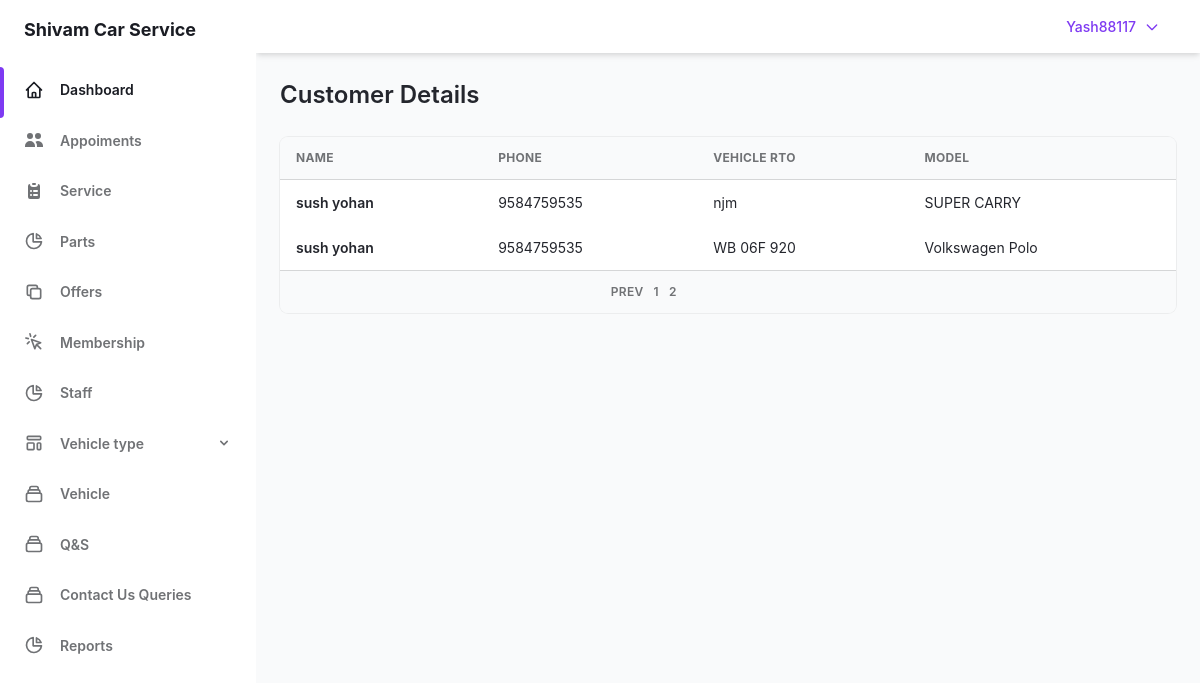
Screenshot of /admin/Customer-details.php?page=2 (signed in) with the database file from the repository.
### tables this page shows
CREATE TABLE `user` (
  `user_id` int(5) NOT NULL,
  `user_name` varchar(30) NOT NULL,
  `user_pass` varchar(40) NOT NULL,
  `user_email` varchar(50) NOT NULL,
  `user_add` varchar(255) NOT NULL,
  `user_phone` bigint(10) DEFAULT NULL,
  `user_sec_ques` varchar(50) NOT NULL,
  `user_sec_ans` varchar(20) NOT NULL,
  `companycompany_id` int(5) NOT NULL,
  `otp` int(5) DEFAULT NULL
);

CREATE TABLE `vehicle` (
  `rto_number` varchar(12) NOT NULL,
  `customer_id` int(5) NOT NULL,
  `chassis_no` varchar(20) NOT NULL,
  `veh_color_id` int(2) NOT NULL,
  `modelcar_model_id` int(2) NOT NULL
);

CREATE TABLE `model` (
  `car_model_id` int(2) NOT NULL,
  `model_name` varchar(100) NOT NULL,
  `Makermaker_id` int(2) NOT NULL
);

### admin/Customer-details.php (the view, shortened to what this page needs)
<?php require "sidebar.php" ;
require "../lockscreen/connection.php";
   ?>
<main class="h-full overflow-y-auto">
  <div class="container grid px-6 mx-auto">
    <h2 class="my-6 text-2xl font-semibold text-gray-700 dark:text-gray-200">
      Customer Details
    </h2>
    <div class="w-full mb-8 overflow-hidden rounded-lg shadow-xs">
      <div class="w-full overflow-x-auto">
        <?php
               $limit = 10;
               if(isset($_GET['page'])){
                 $page = $_GET['page'];
               }else{
                 $page = 1;
               }
               $offset = ($page - 1) * $limit;
               $sql = "SELECT USER.user_name, USER.user_phone,vehicle.rto_number,vehicle.chassis_no,
               model.model_name,model.model_name FROM USER JOIN customer ON customer.Useruser_id = USER.user_id
               JOIN vehicle ON vehicle.customer_id = customer.customer_id
               JOIN model ON vehicle.modelcar_model_id = model.car_model_id LIMIT  {$offset},{$limit}"  ;
                $res = mysqli_query($con , $sql)  or die("quary failed");
                if(mysqli_num_rows($res)> 0)
                {
                ?>
              <table class="w-full whitespace-no-wrap">
                <thead>
                  <tr class="text-xs font-semibold tracking-wide text-left text-gray-500 uppercase border-b dark:border-gray-700 bg-gray-50 dark:text-gray-400 dark:bg-gray-800">
                    <th class="px-4 py-3">Name</th>
                    <th class="px-4 py-3">Phone</th>
                    <th class="px-4 py-3">Vehicle RTO</th>
                    <th class="px-4 py-3">Model</th>
                  </tr>
                </thead>
                <?php
                    while($row =  mysqli_fetch_array($res))
                    {
                  ?>
                <tbody class="bg-white divide-y dark:divide-gray-700 dark:bg-gray-800">
                  <tr class="text-gray-700 dark:text-gray-400">
                    <td class="px-4 py-3">
                      <div class="flex items-center text-sm">
                        <div>
                          <p class="font-semibold">
                          <?php echo $row['user_name'];?>
                        </p>
                      </div>
                    </div>
                  </td>
                  <td class="px-4 py-3 text-sm">
                    <?php echo $row['user_phone'];?>
                  </td>
                    <td class="px-4 py-3 text-sm">
                      <?php echo $row['rto_number'];?>
                    </td>
                    <td class="px-4 py-3 text-sm">
                      <?php echo $row['model_name'];?>
                    </td>
                  </tr>
                </tbody>
                <?php
               }
                ?>
              </table>
            <?php }?>
      <div class="grid px-4 py-3 text-xs font-semibold tracking-wide text-gray-500 uppercase border-t dark:border-gray-700 bg-gray-50 sm:grid-cols-9 dark:text-gray-400 dark:bg-gray-800">
<span class="flex col-span-4 mt-2 sm:mt-auto sm:justify-end">
  <?php
  $sql1 = "SELECT * FROM customer JOIN vehicle ON customer.customer_id = vehicle.customer_id";
  $result1 = mysqli_query($con, $sql1) or die("Query Failed.");
  if (mysqli_num_rows($result1) > 0) {
    $total_records = mysqli_num_rows($result1);
    $total_page = ceil($total_records / $limit);
    echo '<ul class="inline-flex items-center">';
    if ($page > 1) {
      echo '<li><a href="Customer-details.php?page=' . ($page - 1) . '">Prev&nbsp;</a></li>' . "  ";
    }
    for ($i = 1; $i <= $total_page; $i++) {
      if ($i == $page) {
        $active = "active";
      } else {
        $active = "";
      }
      echo '<li class="' . $active . ' "> &nbsp; <a href="Customer-details.php?page=' . $i . '">' . $i  . '&nbsp;</a></li>';
    }
    echo '</ul>';
  }
  ?>
</span>
</div>
      </main>

### admin/sidebar.php (shortened to what this page needs)
<?php
require_once "../lockscreen/connection.php";
?>
<!DOCTYPE html>
<html :class="{ 'theme-dark': dark }" x-data="data()" lang="en">
<head>
  <link rel="stylesheet" href="./assets/css/tailwind.output.css" />
  <link rel="stylesheet" href="https://cdnjs.cloudflare.com/ajax/libs/Chart.js/2.9.3/Chart.min.css" />
</head>
<div class="flex h-screen bg-gray-50 dark:bg-gray-900" :class="{ 'overflow-hidden': isSideMenuOpen }">
  <aside class="z-20 hidden w-64 overflow-y-auto bg-white dark:bg-gray-800 md:block flex-shrink-0">
    <div class="py-4 text-gray-500 dark:text-gray-400">
      <a class="ml-6 text-lg font-bold text-gray-800 dark:text-gray-200" href="Dassboard.php">
        Shivam Car Service
      </a>
      <ul class="mt-6">
        <li class="relative px-6 py-3">
          <span class="absolute inset-y-0 left-0 w-1 bg-purple-600 rounded-tr-lg rounded-br-lg" aria-hidden="true"></span>
          <a class="inline-flex items-center w-full text-sm font-semibold text-gray-800 transition-colors duration-150 hover:text-gray-800 dark:hover:text-gray-200 dark:text-gray-100" href="../admin/Dassboard.php">
            <span class="ml-4">Dashboard</span>
          </a>
        </li>
      </ul>
      <ul>
        <li class="relative px-6 py-3">
          <a class="inline-flex items-center w-full text-sm font-semibold transition-colors duration-150 hover:text-gray-800 dark:hover:text-gray-200" href="Appoiments.php">
            <svg xmlns="http://www.w3.org/2000/svg" class="h-5 w-5" viewBox="0 0 20 20" fill="currentColor">
              <path d="M9 6a3 3 0 11-6 0 3 3 0 016 0zM17 6a3 3 0 11-6 0 3 3 0 016 0zM12.93 17c.046-.327.07-.66.07-1a6.97 6.97 0 00-1.5-4.33A5 5 0 0119 16v1h-6.07zM6 11a5 5 0 015 5v1H1v-1a5 5 0 015-5z" />
            </svg>
            <span class="ml-4">Appoiments</span>
          </a>
        </li>
        <li class="relative px-6 py-3">
          <a class="inline-flex items-center w-full text-sm font-semibold transition-colors duration-150 hover:text-gray-800 dark:hover:text-gray-200" href="../admin/service.php">
            <span class="ml-4">Service</span>
          </a>
        </li>
        <li class="relative px-6 py-3">
          <a class="inline-flex items-center w-full text-sm font-semibold transition-colors duration-150 hover:text-gray-800 dark:hover:text-gray-200" href="parts.php">
            <svg class="w-5 h-5" aria-hidden="true" fill="none" stroke-linecap="round" stroke-linejoin="round" stroke-width="2" viewBox="0 0 24 24" stroke="currentColor">
              <path d="M11 3.055A9.001 9.001 0 1020.945 13H11V3.055z"></path>
              <path d="M20.488 9H15V3.512A9.025 9.025 0 0120.488 9z"></path>
            </svg>
            <span class="ml-4">Parts</span>
          </a>
        </li>
        <li class="relative px-6 py-3">
          <a class="inline-flex items-center w-full text-sm font-semibold transition-colors duration-150 hover:text-gray-800 dark:hover:text-gray-200" href="offers.php">
            <svg class="w-5 h-5" aria-hidden="true" fill="none" stroke-linecap="round" stroke-linejoin="round" stroke-width="2" viewBox="0 0 24 24" stroke="currentColor">
              <path d="M8 16H6a2 2 0 01-2-2V6a2 2 0 012-2h8a2 2 0 012 2v2m-6 12h8a2 2 0 002-2v-8a2 2 0 00-2-2h-8a2 2 0 00-2 2v8a2 2 0 002 2z"></path>
            </svg>
            <span class="ml-4">Offers</span>
          </a>
        </li>
        <li class="relative px-6 py-3">
          <a class="inline-flex items-center w-full text-sm font-semibold transition-colors duration-150 hover:text-gray-800 dark:hover:text-gray-200" href="Membership.php">
            <svg class="w-5 h-5" aria-hidden="true" fill="none" stroke-linecap="round" stroke-linejoin="round" stroke-width="2" viewBox="0 0 24 24" stroke="currentColor">
              <path d="M15 15l-2 5L9 9l11 4-5 2zm0 0l5 5M7.188 2.239l.777 2.897M5.136 7.965l-2.898-.777M13.95 4.05l-2.122 2.122m-5.657 5.656l-2.12 2.122"></path>
            </svg>
            <span class="ml-4">Membership</span>
          </a>
        </li>
        <li class="relative px-6 py-3">
          <a class="inline-flex items-center w-full text-sm font-semibold transition-colors duration-150 hover:text-gray-800 dark:hover:text-gray-200" href="staff.php">
            <svg class="w-5 h-5" aria-hidden="true" fill="none" stroke-linecap="round" stroke-linejoin="round" stroke-width="2" viewBox="0 0 24 24" stroke="currentColor">
              <path d="M11 3.055A9.001 9.001 0 1020.945 13H11V3.055z"></path>
              <path d="M20.488 9H15V3.512A9.025 9.025 0 0120.488 9z"></path>
            </svg>
            <span class="ml-4">Staff</span>
          </a>
        </li>
        <li class="relative px-6 py-3">
          <button class="inline-flex items-center justify-between w-full text-sm font-semibold transition-colors duration-150 hover:text-gray-800 dark:hover:text-gray-200" @click="togglePagesMenu" aria-haspopup="true">
            <span class="inline-flex items-center">
              <span class="ml-4">Vehicle type</span>
            </span>
            <svg class="w-4 h-4" aria-hidden="true" fill="currentColor" viewBox="0 0 20 20">
              <path fill-rule="evenodd" d="M5.293 7.293a1 1 0 011.414 0L10 10.586l3.293-3.293a1 1 0 111.414 1.414l-4 4a1 1 0 01-1.414 0l-4-4a1 1 0 010-1.414z" clip-rule="evenodd"></path>
            </svg>
          </button>
        </li>
        <li class="relative px-6 py-3">
          <a class="inline-flex items-center w-full text-sm font-semibold transition-colors duration-150 hover:text-gray-800 dark:hover:text-gray-200" href="Vehicle.php">
            <span class="ml-4">Vehicle</span>
          </a>
        </li>
        <li class="relative px-6 py-3">
          <a class="inline-flex items-center w-full text-sm font-semibold transition-colors duration-150 hover:text-gray-800 dark:hover:text-gray-200" href="Q&S.php">
            <span class="ml-4">Q&S</span>
          </a>
        </li>
        <li class="relative px-6 py-3">
          <a class="inline-flex items-center w-full text-sm font-semibold transition-colors duration-150 hover:text-gray-800 dark:hover:text-gray-200" href="Contact_Us_Queries.php">
            <span class="ml-4">Contact Us Queries</span>
          </a>
        </li>
        <li class="relative px-6 py-3">
          <a class="inline-flex items-center w-full text-sm font-semibold transition-colors duration-150 hover:text-gray-800 dark:hover:text-gray-200" href="Reports.php">
            <svg class="w-5 h-5" aria-hidden="true" fill="none" stroke-linecap="round" stroke-linejoin="round" stroke-width="2" viewBox="0 0 24 24" stroke="currentColor">
              <path d="M11 3.055A9.001 9.001 0 1020.945 13H11V3.055z"></path>
              <path d="M20.488 9H15V3.512A9.025 9.025 0 0120.488 9z"></path>
            </svg>
            <span class="ml-4">Reports</span>
          </a>
        </li>
      </ul>
    </div>
  </aside>
  <div class="flex flex-col flex-1 w-full">
    <header class="z-10 py-4 bg-white shadow-md dark:bg-gray-800">
      <div class="container flex items-center justify-end h-full px-6 mx-auto text-purple-600 dark:text-purple-300">
        <?php
        $email = $_SESSION['admin_login'];
        $get_username = "SELECT * FROM user WHERE user_email = '$email'";
        $res = mysqli_query($con, $get_username);
        $username = mysqli_fetch_array($res);
        ?>
        <button class=" font-medium rounded-lg text-sm px-4 py-2.5 text-center inline-flex items-center" type="button" data-dropdown-toggle="dropdown"><?php echo $username['user_name']; ?><svg class="w-4 h-4 ml-2" fill="none" stroke="currentColor" viewBox="0 0 24 24" xmlns="http://www.w3.org/2000/svg">
            <path stroke-linecap="round" stroke-linejoin="round" stroke-width="2" d="M19 9l-7 7-7-7"></path>
          </svg>
        </button>
      </div>
    </header>

### rows the page displays
user: user_name "Yash88117"
user: user_name "sush yohan", user_phone "9584759535", vehicle.rto_number "njm", model.model_name "SUPER CARRY", vehicle.rto_number "WB 06F 920", model.model_name "Volkswagen Polo"
